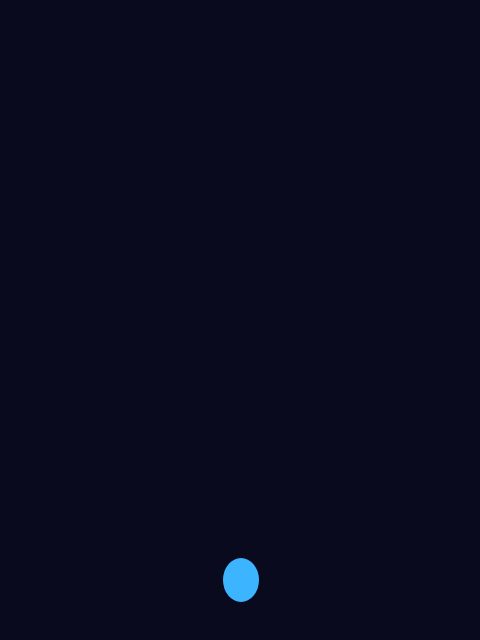
Frame 1 (no input)
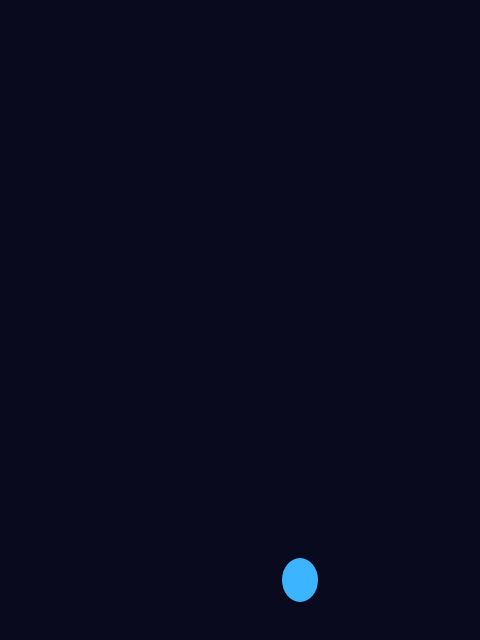
Frame 60 (no input)
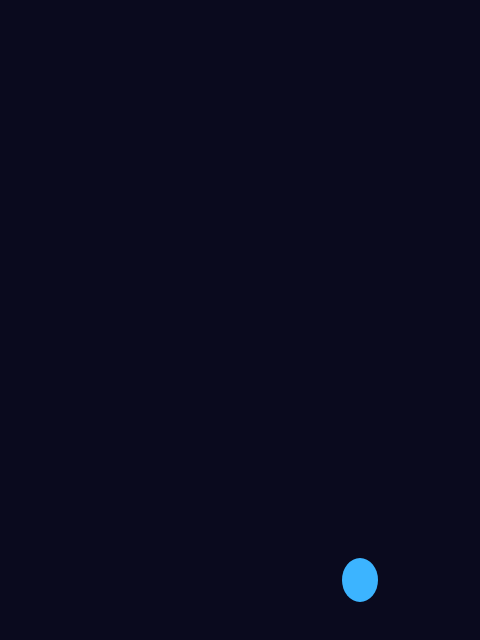
Frame 120 (the mouse pressed at the canvas centre since frame 60)

The p5.js sketch that drew these frames (run headless with seeded random() and noise() and a simulated clock; from frame 60 on, the mouse is pressed at the canvas centre):

// p5.js sketch
// ── sketch.js
// =====================
// Code & Shoot
// 第3回: 変数で動かそう
// =====================

// === プレイヤー ===
let playerX = 240;
let playerY = 580;

function setup() {
  createCanvas(480, 640);
}

function draw() {
  background(10, 10, 30);

  // 自動で右に動く
  playerX = playerX + 1;

  // --- 描画: プレイヤー ---
  fill(60, 180, 255);
  noStroke();
  ellipse(playerX, playerY, 36, 44);
}
